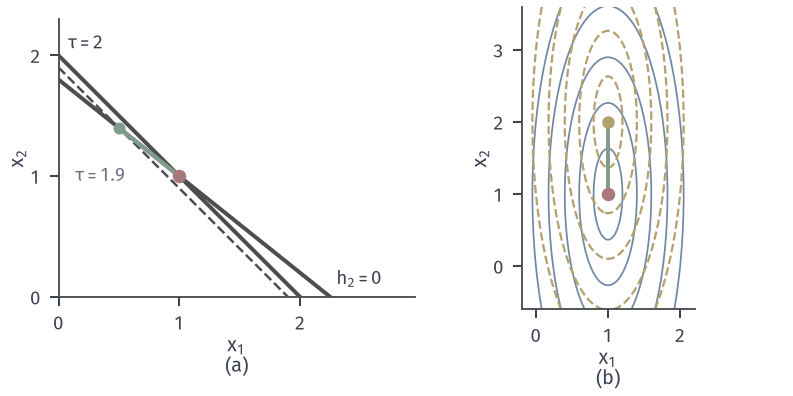

Write the Python code that produced this figure.
from pathlib import Path
import sys
sys.path.insert(0, str(Path(__file__).resolve().parents[1]/'sens-common'))
from sens_core import *
# (a) near-parallel equalities x1+x2=tau, x1+1.25*x2=2.25: tau 2 -> 1.9 moves the intersection (5,-4)*(-0.1).
# (b) flat bowl H=diag(1,.1), b2 .1 -> .2 moves the minimum from (1,1) to (1,2).
fig, axs = figure(width_mm=112, height_mm=56, ncols=2)
ax = axs[0]; xs = np.linspace(0, 2.4, 3); eps = .25
ax.plot(xs, (2.25-xs)/1.25, color=ACTIVE, lw=1.6, zorder=3)
ax.plot(xs, 2-xs, color=ACTIVE, lw=1.6, zorder=3); ax.plot(xs, 1.9-xs, color=ACTIVE, lw=1.0, ls='--', zorder=3)
J = np.array([[1, 1], [1, 1+eps]])
p0 = np.linalg.solve(J, [2, 2.25]); p1 = np.linalg.solve(J, [1.9, 2.25])
ax.plot(*zip(p0, p1), color=GREEN, lw=1.7, zorder=5); opt_point(ax, p0); ax.plot(*p1, 'o', color=GREEN, ms=3.8, zorder=7)
ax.text(2.3, .1, r'$h_2=0$', fontsize=7.5); ax.text(.08, 2.02, r'$\tau=2$', fontsize=7.5, va='bottom'); ax.text(.14, 1.0, r'$\tau=1.9$', fontsize=7.5, color=MUTED, va='center')
clean(ax, (0, 2.95), (0, 2.3), xlabel='$x_1$', ylabel='$x_2$', sub='(a)'); ax.set_xticks([0, 1, 2]); ax.set_yticks([0, 1, 2]); ax.set_aspect('equal')
ax = axs[1]
X, Y = np.meshgrid(np.linspace(-.2, 2.2, 240), np.linspace(-.6, 3.6, 300))
for b2, col, ls in [(.1, BLUE, '-')]:
    Z = .5*(X-1)**2+.05*(Y-1)**2
    ax.contour(X, Y, Z, levels=[.02, .08, .18, .34, .55], colors=col, linewidths=.7)
Z = .5*(X-1)**2+.05*(Y-2)**2
ax.contour(X, Y, Z, levels=[.02, .08, .18, .34, .55], colors=YELLOW, linewidths=.9, linestyles='--')
opt_point(ax, (1, 1)); ax.plot([1], [2], 'o', color=YELLOW, ms=4, zorder=7)
ax.plot([1, 1], [1, 2], color=GREEN, lw=1.6, zorder=6)
clean(ax, (-.2, 2.2), (-.6, 3.6), xlabel='$x_1$', ylabel='$x_2$', sub='(b)'); ax.set_xticks([0, 1, 2]); ax.set_yticks([0, 1, 2, 3]); ax.set_aspect('equal')
save(fig, Path(__file__).resolve().parent, 'figure', {'p0': list(p0), 'p1': list(p1)})
print(p0, p1)
